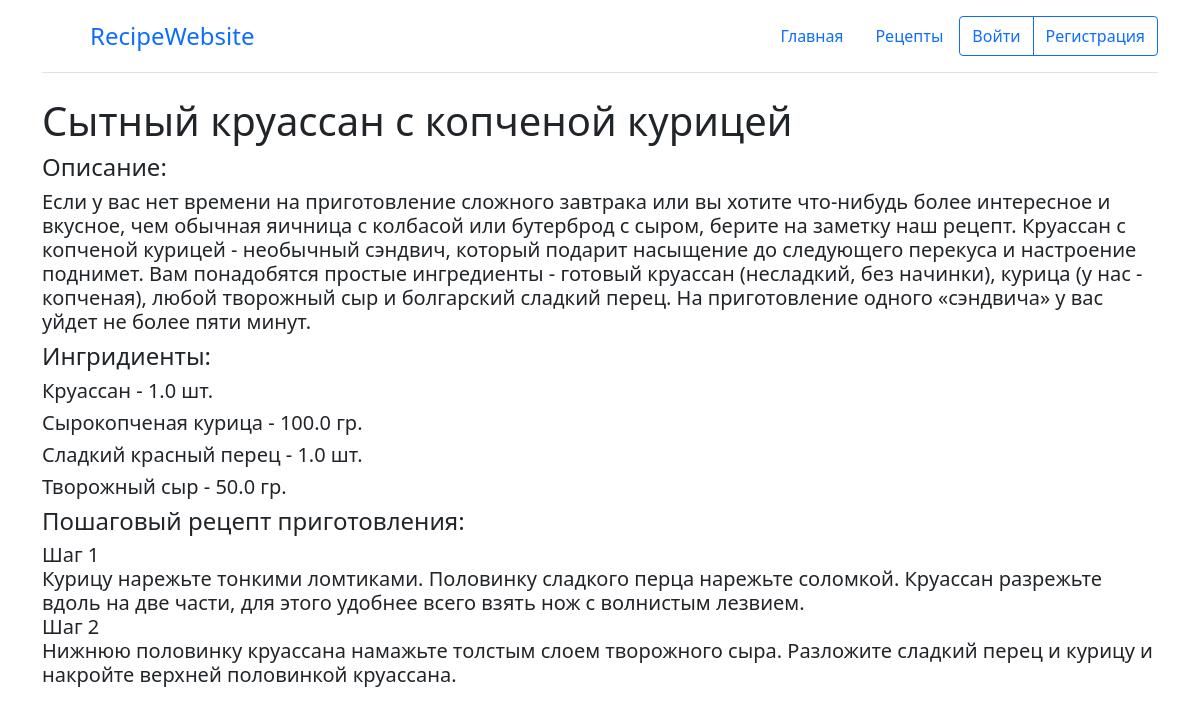
Screenshot of /recipe/2 with the database file from the repository.
### Recipe/models.py (models this page shows, shortened)
class Recipe(models.Model):
    name = models.CharField(max_length=100)
    user = models.ForeignKey(user, on_delete=models.CASCADE)
    description = models.TextField()
    ingredients = models.ManyToManyField(Product, through="Ingredient")
    steps = models.TextField()

class Ingredient(models.Model):
    product = models.ForeignKey(Product, on_delete=models.CASCADE)
    recipe = models.ForeignKey(Recipe, on_delete=models.CASCADE)
    quantity = models.FloatField()
    unit = models.CharField(max_length=50)
    class Meta:
        unique_together = ("product", "recipe")
    def __str__(self):
        return f'{self.product} - {self.quantity} {self.unit}'

class Product(models.Model):
    name = models.CharField(max_length=100)
    category = models.CharField(max_length=100)
    def __str__(self):
        return self.name

### Recipe/views.py (the view)
# urls.py: path('recipe/<int:recipe_id>', views.recipe, name="recipe"),
def recipe(request, recipe_id):
    recipe = get_object_or_404(Recipe, pk=recipe_id)
    ingredients = Ingredient.objects.all().filter(recipe_id=recipe_id)
    context = {
        "title": recipe.name,
        "description": recipe.description,
        "ingredients": ingredients,
        "steps": recipe.steps
    }
    return render(request, "Recipe/recipe.html", context=context)

### templates/Recipe/recipe.html
{% extends "base.html" %}
{% load bootstrap5 %}
{% load static %}
{% block content %}
    <div class="container">
        <h1>{{ title }}</h1>
        <h4>Описание:</h4>
        <h5>{{ description }}</h5>
        <h4>Ингридиенты:</h4>
        {% for ingredient in ingredients %}
        <h5>{{ ingredient }}</h5>
        {% endfor %}
        <h4>Пошаговый рецепт приготовления:</h4>
        <h5>{{ steps|linebreaks }}</h5>
    </div>
{% endblock %}

### rows the page displays
Recipe: name "Сытный круассан с копченой курицей", description "Если у вас нет времени на приготовление сложного завтрака или вы хотите что-нибудь более интересное и вкусное, чем обычная яичница с колбасой или бутерброд с сыром, берите на заметку наш рецепт. Круассан с копченой курицей - необычный сэндвич, который подарит насыщение до следующего перекуса и настроение поднимет. Вам понадобятся простые ингредиенты - готовый круассан (несладкий, без начинки), курица (у нас - копченая), любой творожный сыр и болгарский сладкий перец. На приготовление одного «сэндвича» у вас уйдет не более пяти минут.", steps "Шаг 1 Курицу нарежьте тонкими ломтиками. Половинку сладкого перца нарежьте соломкой. Круассан разрежьте вдоль на две части, для этого удобнее всего взять нож с волнистым лезвием. Шаг 2 Нижнюю половинку круассана намажьте толстым слоем творожного сыра. Разложите сладкий перец и курицу и накройте верхней половинкой круассана."
Ingredient: product+quantity+unit "Круассан - 1.0 шт."
Ingredient: product+quantity+unit "Сырокопченая курица - 100.0 гр."
Ingredient: product+quantity+unit "Сладкий красный перец - 1.0 шт."
Ingredient: product+quantity+unit "Творожный сыр - 50.0 гр."
